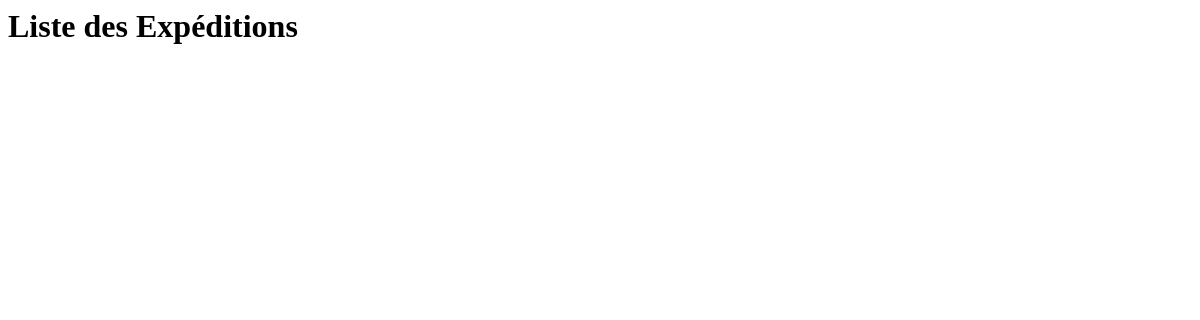
The app's page /expedition/list/, older data.
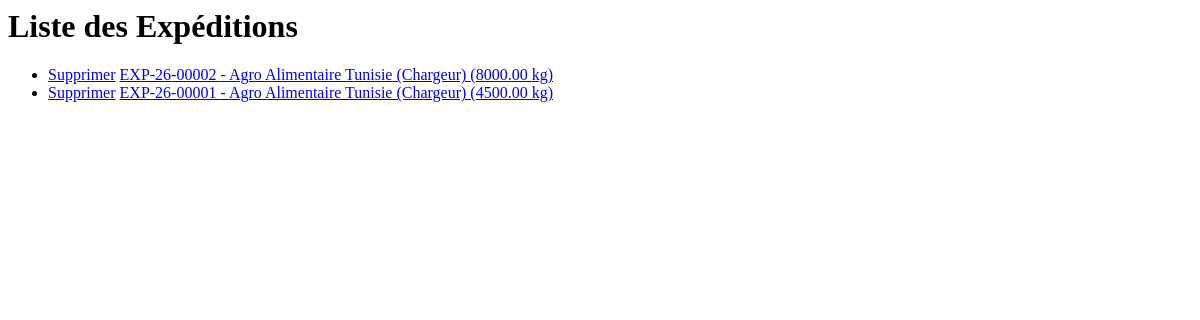
The same page, newer data.
### ExpeditionApp/models.py (models this page shows, shortened)
class Expedition(models.Model):
    STATUT_CHOICES = [
        ('publiee', 'Publiée'),
        ('attribuee', 'Attribuée'),
        ('en_cours', 'En cours'),
        ('livree', 'Livrée'),
        ('annulee', 'Annulée'),
    ]
    reference = models.CharField(
        max_length=100,
        unique=True,
        validators=[reference_validator]
    )
    ville_depart = models.CharField(max_length=100)
    ville_arrivee = models.CharField(max_length=100)
    poids_kg = models.DecimalField(
        max_digits=10,
        decimal_places=2,
        default=Decimal('100.00'),
        validators=[MinValueValidator(Decimal('0.01'), "Le poids doit être strictement positif.")]
    )
    date_souhaitee = models.DateField(null=True, blank=True)
    description = models.TextField(blank=True, default='')
    statut = models.CharField(
        max_length=20,
        choices=STATUT_CHOICES,
        default='publiee'
    )
    entreprise = models.ForeignKey(
        'EntrepriseApp.Entreprise',
        on_delete=models.CASCADE,
        related_name='expeditions'
    )
    created_at = models.DateTimeField(auto_now_add=True)
    updated_at = models.DateTimeField(auto_now=True)
    @property
    def poids(self):
        return self.poids_kg
    @poids.setter
    def poids(self, value):
        self.poids_kg = value
    @property
    def status(self):
        return self.statut

### EntrepriseApp/models.py (models this page shows, shortened)
class Entreprise(models.Model):
    TYPE_CHOICES = [
        ('chargeur', 'Chargeur'),
        ('transporteur', 'Transporteur'),
    ]
    raison_sociale = models.CharField(max_length=200, blank=False, null=False)
    matricule_fiscal = models.CharField(
        max_length=17,
        unique=True,
        validators=[matricule_validator],
        db_column='matricule_fiscale'
    )
    adresse = models.TextField(
        validators=[
            MinLengthValidator(20, "L'adresse doit contenir au moins 20 caractères."),
            MaxLengthValidator(400, "L'adresse ne peut pas dépasser 400 caractères.")
        ],
        blank=False,
        null=False
    )
    type_entreprise = models.CharField(
        max_length=100,
        choices=TYPE_CHOICES,
        default='chargeur'
    )
    created_at = models.DateTimeField(auto_now_add=True)
    updated_at = models.DateTimeField(auto_now=True)
    gerant = models.OneToOneField(
        Utilisateur,
        on_delete=models.CASCADE,
        related_name='entreprise'
    )
    @property
    def matricule_fiscale(self):
        return self.matricule_fiscal
    @matricule_fiscale.setter
    def matricule_fiscale(self, value):
        self.matricule_fiscal = value
    def __str__(self):
        return f"{self.raison_sociale} ({self.get_type_entreprise_display()})"

### ExpeditionApp/views.py (the view)
# urls.py: path("list/", listExpeditions, name="list_expeditions"),
def listExpeditions(request):
    liste=Expedition.objects.filter(statut='publiee').order_by('date_souhaitee')
    return render(request, 'expedition/list.html', {'liste': liste})

### templates/expedition/list.html
<h1>Liste des Expéditions</h1>
<ul>
    {% for expedition in liste %}
        <li>
            <a href="{% url 'delete_expedition' expedition.reference %}" onclick="return confirm('Êtes-vous sûr de vouloir supprimer cette expédition ?');">Supprimer</a>
            <a href="{% url 'detail_expedition' reference=expedition.reference %}">{{ expedition.reference }} - {{ expedition.entreprise }} ({{ expedition.poids_kg }} kg)</a></li>
    {% endfor %}
</ul>

Row changes from the older to the newer data that the page shows:
added Expedition: reference "EXP-26-00002", entreprise "Agro Alimentaire Tunisie (Chargeur)", poids_kg "8000.00"
added Expedition: reference "EXP-26-00001", entreprise "Agro Alimentaire Tunisie (Chargeur)", poids_kg "4500.00"
